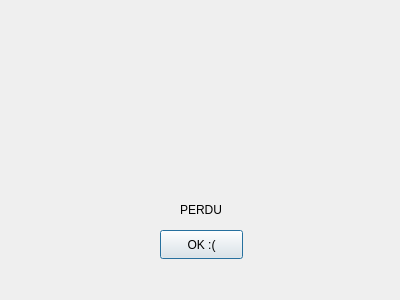
<?xml version="1.0" encoding="UTF-8"?>
<ui version="4.0">
 <class>NoTentativeDialog</class>
 <widget class="QDialog" name="NoTentativeDialog">
  <property name="geometry">
   <rect>
    <x>0</x>
    <y>0</y>
    <width>400</width>
    <height>300</height>
   </rect>
  </property>
  <property name="windowTitle">
   <string>Dialog</string>
  </property>
  <widget class="QLabel" name="label">
   <property name="geometry">
    <rect>
     <x>130</x>
     <y>40</y>
     <width>151</width>
     <height>141</height>
    </rect>
   </property>
   <property name="text">
    <string/>
   </property>
   <property name="pixmap">
    <pixmap>../../Desktop/patrick.gif</pixmap>
   </property>
   <property name="alignment">
    <set>Qt::AlignCenter</set>
   </property>
  </widget>
  <widget class="QPushButton" name="pushButton">
   <property name="geometry">
    <rect>
     <x>160</x>
     <y>230</y>
     <width>83</width>
     <height>29</height>
    </rect>
   </property>
   <property name="text">
    <string>OK :(</string>
   </property>
  </widget>
  <widget class="QLabel" name="label_2">
   <property name="geometry">
    <rect>
     <x>180</x>
     <y>200</y>
     <width>51</width>
     <height>20</height>
    </rect>
   </property>
   <property name="text">
    <string>PERDU</string>
   </property>
  </widget>
 </widget>
 <resources/>
 <connections/>
</ui>
